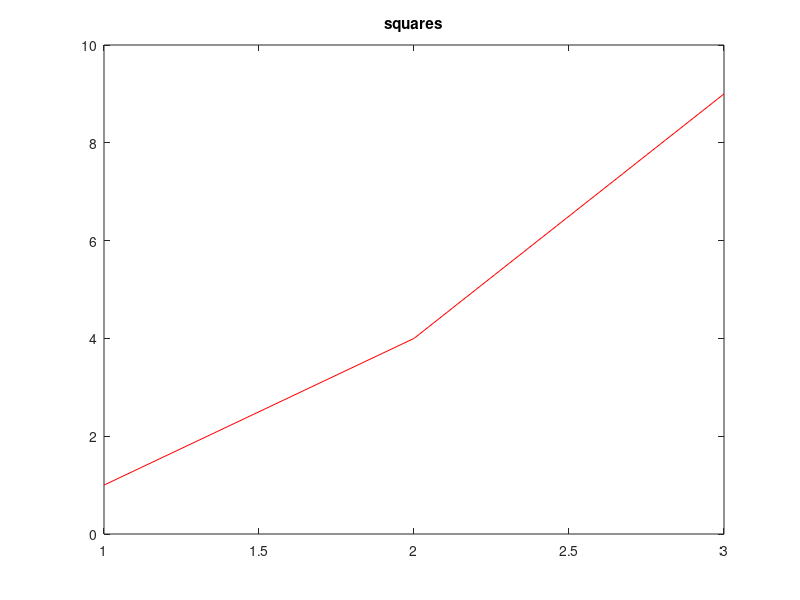

This figure's MATLAB source:
% TEST: a plot call in a compiled script draws instead of printing.
%
% opt2 (C-JIT) wrote each plot call as a raw "\x1ejit:plot\t{...}" line
% straight to stdout, bypassing the host output hook, so the record was
% printed (and no plot instruction recorded) while opt0/opt1 printed only
% the fprintf output. Char arguments were also encoded as null.
x = 1:3;
plot(x, x.^2, 'r-');
title('squares');
fprintf('done %d\n', numel(x));
